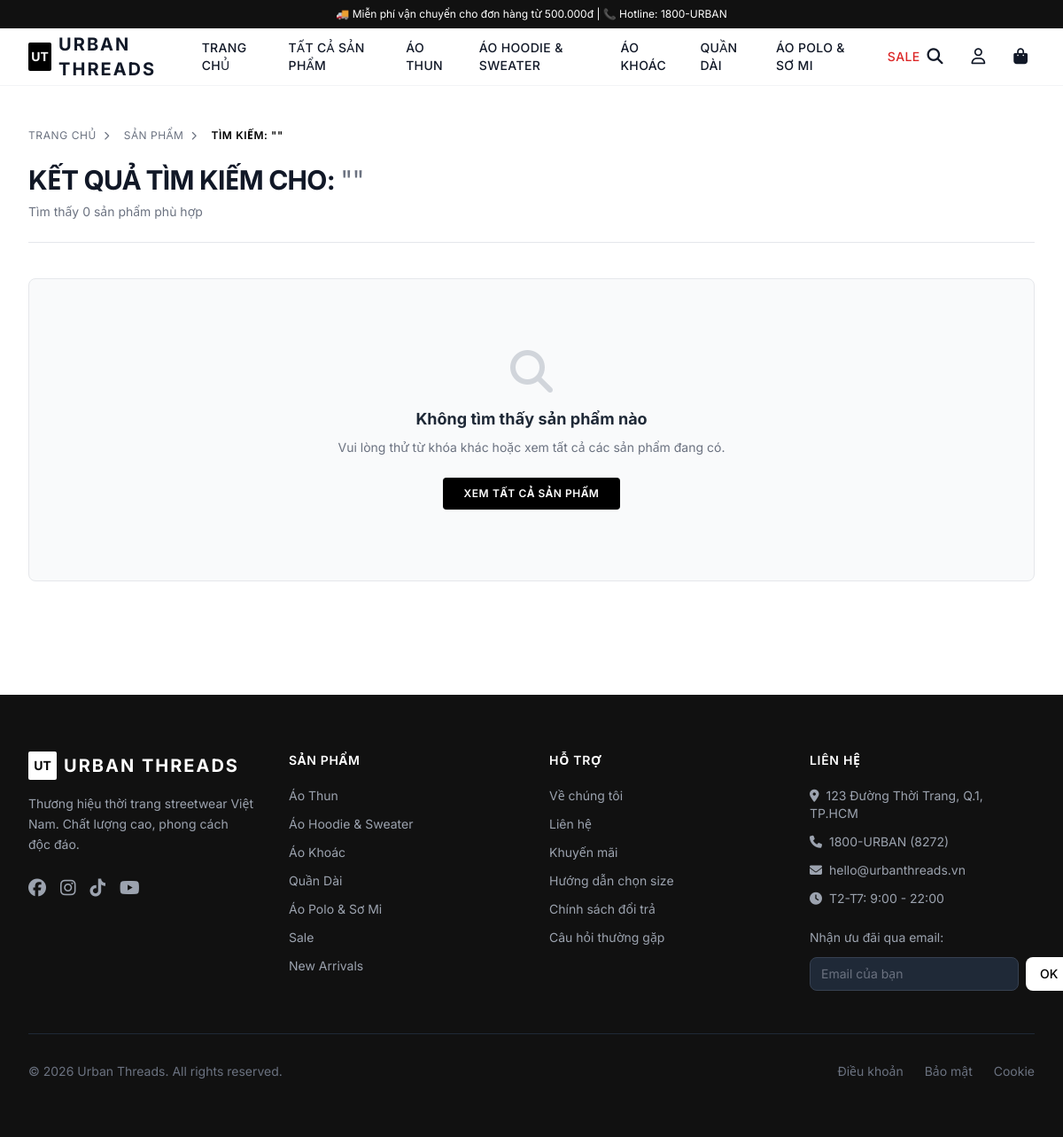
The app's page /products/search/ with its own data.
### products/models.py (models this page shows, shortened)
class Category(models.Model):
    name = models.CharField(max_length=100, verbose_name="Tên danh mục")
    slug = models.SlugField(unique=True, blank=True)
    description = models.TextField(blank=True, verbose_name="Mô tả")
    image = models.ImageField(upload_to='categories/', blank=True, null=True, verbose_name="Ảnh danh mục")
    parent = models.ForeignKey('self', on_delete=models.SET_NULL, null=True, blank=True,
                               related_name='children', verbose_name="Danh mục cha")
    is_active = models.BooleanField(default=True, verbose_name="Hiển thị")
    order = models.IntegerField(default=0, verbose_name="Thứ tự")
    created_at = models.DateTimeField(auto_now_add=True)
    class Meta:
        verbose_name = 'Danh mục'
        verbose_name_plural = 'Danh mục'
        ordering = ['order', 'name']
    def get_absolute_url(self):
        return reverse('category_detail', kwargs={'slug': self.slug})

### products/views.py (the view)
# urls.py: path('search/', views.search_view, name='search'),
def search_view(request):
    q = request.GET.get('q', '').strip()
    products = search_products(q)
    paginator = Paginator(products, 12)
    page = request.GET.get('page', 1)
    products_page = paginator.get_page(page)
    return render(request, 'products/search_results.html', {'products': products_page, 'query': q})

### cart/context_processors.py (called while the page is built)
def cart_processor(request):
    cart_count = 0
    if request.user.is_authenticated:
        try:
            cart = Cart.objects.get(user=request.user)
            cart_count = cart.total_items
        except Cart.DoesNotExist:
            pass
    elif hasattr(request.session, 'session_key') and request.session.session_key:
        try:
            cart = Cart.objects.get(session_key=request.session.session_key)
            cart_count = cart.total_items
        except Cart.DoesNotExist:
            pass
    return {'cart_count': cart_count}

### products/context_processors.py (called while the page is built)
def categories_processor(request):
    main_categories = Category.objects.filter(is_active=True, parent=None).order_by('order')
    return {'main_categories': main_categories}

### products/views.py (called while the page is built, shortened)
def search_products(query_str, base_queryset=None):
    if not query_str or not query_str.strip():
        return Product.objects.none() if base_queryset is None else base_queryset

### templates/products/search_results.html (shortened to what this page needs)
{% extends 'base.html' %}
{% block content %}
<div class="max-w-7xl mx-auto px-4 sm:px-6 lg:px-8 py-8 lg:py-12">
    <nav class="text-xs text-gray-500 uppercase tracking-wider mb-6">
        <ol class="list-none p-0 inline-flex gap-2">
            <li class="flex items-center">
                <a href="{% url 'home' %}" class="hover:text-black">Trang chủ</a>
                <i class="fas fa-chevron-right text-[10px] mx-2"></i>
            </li>
            <li class="flex items-center">
                <a href="{% url 'product_list' %}" class="hover:text-black">Sản phẩm</a>
                <i class="fas fa-chevron-right text-[10px] mx-2"></i>
            </li>
            <li class="text-black font-semibold">Tìm kiếm: "{{ query }}"</li>
        </ol>
    </nav>
    <div class="mb-10 pb-6 border-b border-gray-200">
        <h1 class="text-2xl md:text-3xl font-bold uppercase tracking-tight mb-2">
            Kết quả tìm kiếm cho: <span class="text-gray-500 font-normal">"{{ query }}"</span>
        </h1>
        <p class="text-sm text-gray-500">Tìm thấy {{ products.paginator.count }} sản phẩm phù hợp</p>
    </div>
    <div class="grid grid-cols-2 md:grid-cols-3 xl:grid-cols-4 gap-4 sm:gap-6">
        {% for product in products %}
            {% include 'products/includes/product_card.html' with product=product %}
        {% empty %}
            <div class="col-span-full py-20 text-center bg-gray-50 border border-gray-200 rounded-lg">
                <i class="fas fa-search text-5xl text-gray-300 mb-4"></i>
                <h3 class="text-lg font-bold text-gray-800">Không tìm thấy sản phẩm nào</h3>
                <p class="text-gray-500 text-sm mt-2">Vui lòng thử từ khóa khác hoặc xem tất cả các sản phẩm đang có.</p>
                <a href="{% url 'product_list' %}" class="inline-block mt-6 px-6 py-2.5 bg-black text-white text-xs font-semibold uppercase tracking-wider rounded hover:bg-gray-800 transition">
                    Xem tất cả sản phẩm
                </a>
            </div>
        {% endfor %}
    </div>
</div>
{% endblock %}

### templates/base.html (shortened to what this page needs)
{% load static %}
<!DOCTYPE html>
<html lang="vi" class="scroll-smooth">
<head>
    <script src="https://cdn.tailwindcss.com"></script>
    <link rel="stylesheet" href="https://cdnjs.cloudflare.com/ajax/libs/font-awesome/6.5.0/css/all.min.css">
</head>
<body class="bg-white text-gray-900 font-sans" x-data="{ cartOpen: false, mobileMenuOpen: false, searchOpen: false }">
    <header class="sticky top-0 z-50 bg-white sticky-header" id="main-header">
        <div class="bg-brand text-white text-xs text-center py-2 px-4">
            <p>🚚 Miễn phí vận chuyển cho đơn hàng từ 500.000đ | 📞 Hotline: 1800-URBAN</p>
        </div>
        <nav class="border-b border-gray-100">
            <div class="max-w-7xl mx-auto px-4 sm:px-6 lg:px-8">
                <div class="flex items-center justify-between h-16">
                    <a href="{% url 'home' %}" class="flex items-center gap-2">
                        <div class="w-8 h-8 bg-black rounded-sm flex items-center justify-center">
                            <span class="text-white font-bold text-sm">UT</span>
                        </div>
                        <span class="text-xl font-bold tracking-widest uppercase">Urban Threads</span>
                    </a>
                    <div class="hidden lg:flex items-center gap-8">
                        <a href="{% url 'home' %}" class="nav-link text-sm font-medium uppercase tracking-wide hover:text-accent">Trang chủ</a>
                        <a href="{% url 'product_list' %}" class="nav-link text-sm font-medium uppercase tracking-wide hover:text-accent">Tất cả sản phẩm</a>
                        {% for cat in main_categories %}
                        <a href="{{ cat.get_absolute_url }}" class="nav-link text-sm font-medium uppercase tracking-wide hover:text-accent">{{ cat.name }}</a>
                        {% endfor %}
                        <a href="{% url 'product_list' %}?on_sale=1" class="nav-link text-sm font-medium uppercase tracking-wide text-red-600 hover:text-red-800">SALE</a>
                    </div>
                    <div class="flex items-center gap-4">
                        <button @click="searchOpen = !searchOpen" class="p-2 hover:text-accent transition-colors">
                            <i class="fas fa-search text-lg"></i>
                        </button>
                        <div class="relative" x-data="{ open: false }">
                            <button @click="open = !open" class="p-2 hover:text-accent transition-colors">
                                <i class="far fa-user text-lg"></i>
                            </button>
                        </div>
                        <button @click="cartOpen = true" class="relative p-2 hover:text-accent transition-colors">
                            <i class="fas fa-shopping-bag text-lg"></i>
                        </button>
                    </div>
                </div>
            </div>
        </nav>
    </header>
    <main>
        {% block content %}{% endblock %}
    </main>
    <footer class="bg-brand text-white mt-20">
        <div class="max-w-7xl mx-auto px-4 sm:px-6 lg:px-8 py-16">
            <div class="grid grid-cols-1 md:grid-cols-2 lg:grid-cols-4 gap-10">
                <div>
                    <div class="flex items-center gap-2 mb-4">
                        <div class="w-8 h-8 bg-white rounded-sm flex items-center justify-center">
                            <span class="text-black font-bold text-sm">UT</span>
                        </div>
                        <span class="text-xl font-bold tracking-widest uppercase">Urban Threads</span>
                    </div>
                    <p class="text-gray-400 text-sm leading-relaxed">
                        Thương hiệu thời trang streetwear Việt Nam. Chất lượng cao, phong cách độc đáo.
                    </p>
                    <div class="flex gap-4 mt-6">
                        <a href="#" class="text-gray-400 hover:text-white transition"><i class="fab fa-facebook text-xl"></i></a>
                        <a href="#" class="text-gray-400 hover:text-white transition"><i class="fab fa-instagram text-xl"></i></a>
                        <a href="#" class="text-gray-400 hover:text-white transition"><i class="fab fa-tiktok text-xl"></i></a>
                        <a href="#" class="text-gray-400 hover:text-white transition"><i class="fab fa-youtube text-xl"></i></a>
                    </div>
                </div>
                <div>
                    <h4 class="font-semibold uppercase tracking-wider mb-5 text-sm">Sản phẩm</h4>
                    <ul class="space-y-3 text-sm text-gray-400">
                        {% for cat in main_categories %}
                        <li><a href="{{ cat.get_absolute_url }}" class="hover:text-white transition">{{ cat.name }}</a></li>
                        {% endfor %}
                        <li><a href="{% url 'product_list' %}?on_sale=1" class="hover:text-white transition">Sale</a></li>
                        <li><a href="{% url 'product_list' %}?is_new=1" class="hover:text-white transition">New Arrivals</a></li>
                    </ul>
                </div>
                <div>
                    <h4 class="font-semibold uppercase tracking-wider mb-5 text-sm">Hỗ trợ</h4>
                    <ul class="space-y-3 text-sm text-gray-400">
                        <li><a href="{% url 'about' %}" class="hover:text-white transition">Về chúng tôi</a></li>
                        <li><a href="{% url 'contact' %}" class="hover:text-white transition">Liên hệ</a></li>
                        <li><a href="{% url 'promotions' %}" class="hover:text-white transition">Khuyến mãi</a></li>
                        <li><a href="#" class="hover:text-white transition">Hướng dẫn chọn size</a></li>
                        <li><a href="#" class="hover:text-white transition">Chính sách đổi trả</a></li>
                        <li><a href="#" class="hover:text-white transition">Câu hỏi thường gặp</a></li>
                    </ul>
                </div>
                <div>
                    <h4 class="font-semibold uppercase tracking-wider mb-5 text-sm">Liên hệ</h4>
                    <ul class="space-y-3 text-sm text-gray-400">
                        <li><i class="fas fa-map-marker-alt mr-2"></i>123 Đường Thời Trang, Q.1, TP.HCM</li>
                        <li><i class="fas fa-phone mr-2"></i>1800-URBAN (8272)</li>
                        <li><i class="fas fa-envelope mr-2"></i>hello@urbanthreads.vn</li>
                        <li><i class="fas fa-clock mr-2"></i>T2-T7: 9:00 - 22:00</li>
                    </ul>
                    <div class="mt-6">
                        <p class="text-sm text-gray-400 mb-3">Nhận ưu đãi qua email:</p>
                        <form class="flex gap-2">
                            <input type="email" placeholder="Email của bạn"
                                   class="flex-1 px-3 py-2 bg-gray-800 border border-gray-700 rounded-lg text-sm text-white placeholder-gray-500 focus:outline-none focus:border-white">
                            <button type="submit" class="px-4 py-2 bg-white text-black text-sm font-medium rounded-lg hover:bg-gray-100 transition">
                                OK
                            </button>
                        </form>
                    </div>
                </div>
            </div>
            <div class="border-t border-gray-800 mt-12 pt-8 flex flex-col sm:flex-row justify-between items-center gap-4 text-sm text-gray-500">
                <p>© 2026 Urban Threads. All rights reserved.</p>
                <div class="flex gap-6">
                    <a href="#" class="hover:text-gray-300 transition">Điều khoản</a>
                    <a href="#" class="hover:text-gray-300 transition">Bảo mật</a>
                    <a href="#" class="hover:text-gray-300 transition">Cookie</a>
                </div>
            </div>
        </div>
    </footer>
</body>
</html>

### templates/base.html (style rules this page uses)
.nav-link { transition: all 0.2s ease; }
.sticky-header { transition: box-shadow 0.3s ease; }

### records on screen
Category: name "ÁO THUN", name "Áo Thun"
Category: name "ÁO HOODIE & SWEATER", name "Áo Hoodie & Sweater"
Category: name "ÁO KHOÁC", name "Áo Khoác"
Category: name "QUẦN DÀI", name "Quần Dài"
Category: name "ÁO POLO & SƠ MI", name "Áo Polo & Sơ Mi"

### other values on screen
{{ products.paginator.count }} "0"
